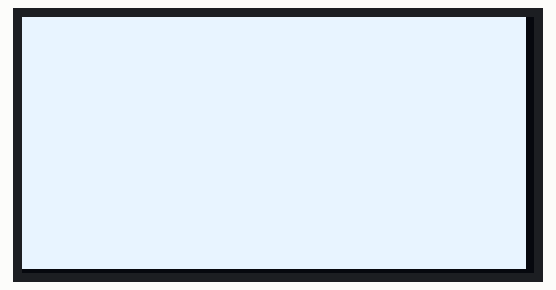
The sketch below on a simulated ESP8266 (NodeMCU). Parts: 128×64 one-colour display.

Above: at 0.07 s.

The sketch:

fillshapeblink.ino
```cpp
#include <Wire.h>
#include <SSD1306Wire.h>

SSD1306Wire display(0x3C, D2, D1);  // Alamat I2C, SDA, dan SCL

void setup() {
  display.init();      // Inisialisasi display OLED
  display.clear();     // Bersihkan layar OLED
}

void loop() {
  // Gambar kotak
  display.fillRect(0, 0, 126, 63);  // x=0, y=0, lebar=126, tinggi=63
  display.display();   // Perbarui tampilan
  delay(100);          // Tunggu selama 0.5 detik

  // Hapus kotak
  display.clear();     // Bersihkan layar OLED
  display.display();   // Perbarui tampilan
  delay(100);          // Tunggu selama 0.5 detik
}
```
